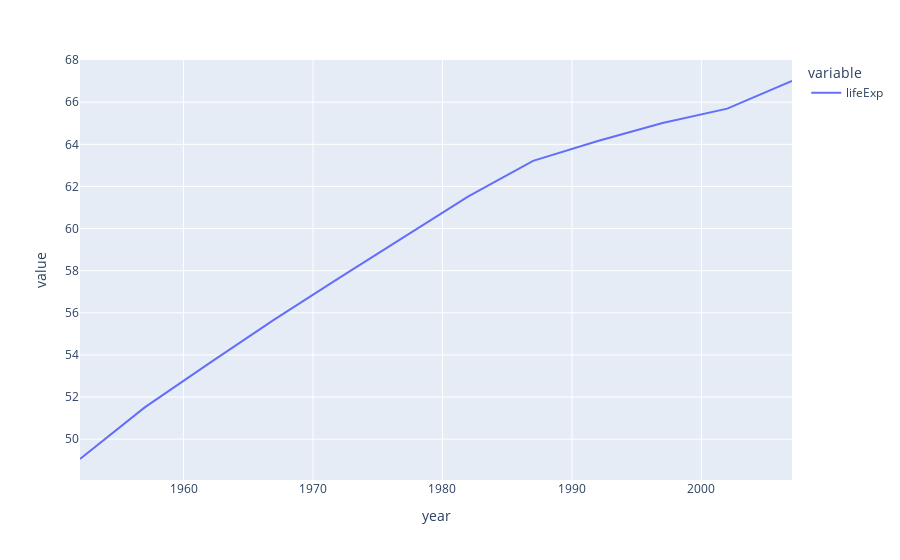

Write notebook code for a chart like this one.
### Code cell
# How has the life average life expectancy changed in the last 60+ years? 
ans1 = gapminder.groupby("year")[["lifeExp"]].agg("mean")
px.line(ans1)

### Figure 1 — Plotly figure (JSON) as saved in the notebook; plotly's stock layout.template omitted (floating-point values rounded to 4 significant figures)
{"data": [{"hovertemplate": "variable=lifeExp<br>year=%{x}<br>value=%{y}<extra></extra>", "legendgroup": "lifeExp", "line": {"color": "#636efa", "dash": "solid"}, "marker": {"symbol": "circle"}, "mode": "lines", "name": "lifeExp", "orientation": "v", "showlegend": true, "type": "scatter", "x": [1952, 1957, 1962, 1967, 1972, 1977, 1982, 1987, 1992, 1997, 2002, 2007], "xaxis": "x", "y": [49.06, 51.51, 53.61, 55.68, 57.65, 59.57, 61.53, 63.21, 64.16, 65.01, 65.69, 67.01], "yaxis": "y"}], "layout": {"autosize": true, "legend": {"title": {"text": "variable"}, "tracegroupgap": 0}, "margin": {"t": 60}, "xaxis": {"anchor": "y", "autorange": true, "domain": [0, 1], "range": [1952, 2007], "title": {"text": "year"}, "type": "linear"}, "yaxis": {"anchor": "x", "autorange": true, "domain": [0, 1], "range": [48.06, 68.0], "title": {"text": "value"}, "type": "linear"}}}
